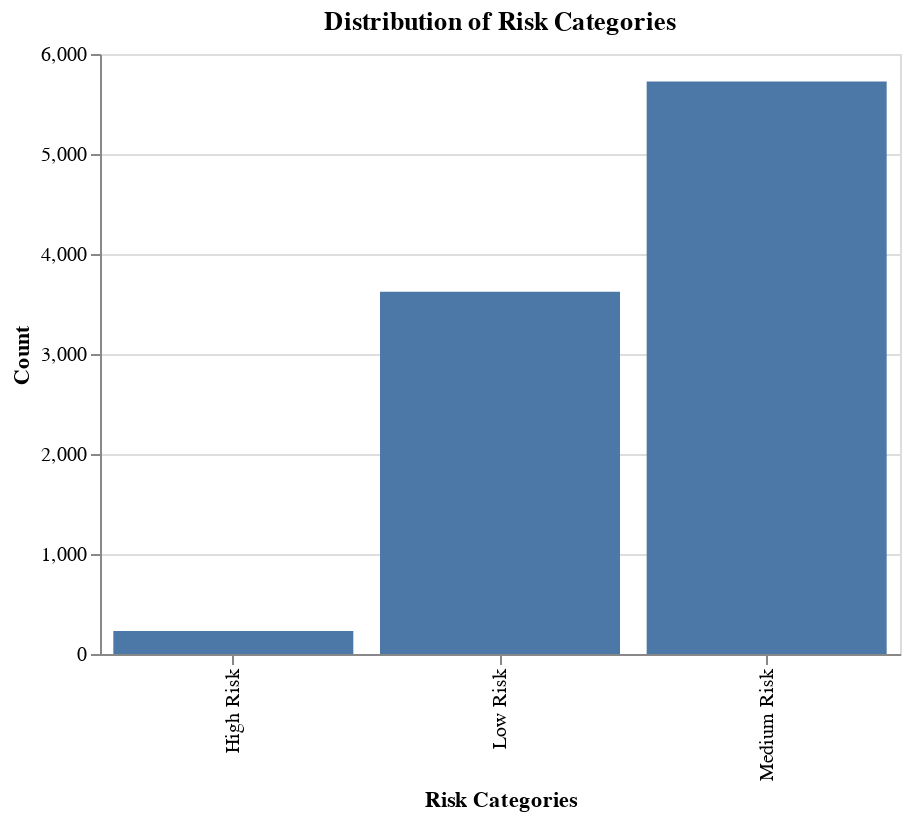

Here is the notebook cell this chart was saved with:
### Markdown cell above
### Risk categories
Let us explore the data further with specific borrower risk profile categories 
Based on the above 5 loan categories, we framed three main risk categories as high, medium and low risk profile with: 
fico score of at least 720 (Low Risk), 'fico' score between 650 and 720 ('Medium Risk') and 'fico' score of 650 as 'High Risk'.

### Code cell
# Creating Risk Categories
conditions = [
    (p2ploan_df['fico'] >= 720),
    (p2ploan_df['fico'] < 720) & (p2ploan_df['fico'] >= 650),
    (p2ploan_df['fico'] < 650)
]
categories = ['Low Risk', 'Medium Risk', 'High Risk']
p2ploan_df['risk_category'] = np.select(conditions, categories, default='Unknown')

categories_hist = alt.Chart(p2ploan_df).mark_bar().encode(
    x=alt.X('risk_category:N', title='Risk Categories'),  
    y=alt.Y('count()', title='Count') \
).properties(
    height=300,
    width=400,
    title="Distribution of Risk Categories"
)

categories_hist
#Notice we have a high concentration of loans in the medium risk category and significant number low risk borrowers as compared to the high risk borrowers.

### Figure 1 — Vega specification as saved in the notebook (floating-point values rounded to 4 significant figures)
{"$schema": "https://vega.github.io/schema/vega/v5.json", "data": [{"name": "source_0", "values": [{"__count": 3622, "risk_category": "Low Risk"}, {"__count": 5725, "risk_category": "Medium Risk"}, {"__count": 231, "risk_category": "High Risk"}]}, {"name": "source_0_x_domain_risk_category", "values": [{"risk_category": "Low Risk"}, {"risk_category": "Medium Risk"}, {"risk_category": "High Risk"}]}, {"name": "source_0_y_domain___count", "values": [{"min": 231, "max": 5725}]}], "marks": [{"type": "rect", "name": "marks", "from": {"data": "source_0"}, "encode": {"update": {"y2": {"value": 0, "scale": "y"}, "x": {"field": "risk_category", "scale": "x"}, "width": {"signal": "max(0.25, bandwidth('x'))"}, "fill": {"value": "#4c78a8"}, "y": {"field": "__count", "scale": "y"}}}, "style": ["bar"]}], "scales": [{"name": "x", "type": "band", "domain": {"data": "source_0_x_domain_risk_category", "field": "risk_category", "sort": true}, "range": [0, {"signal": "width"}], "paddingInner": 0.1, "paddingOuter": 0.05}, {"name": "y", "type": "linear", "domain": [{"signal": "(data(\"source_0_y_domain___count\")[0] || {}).min"}, {"signal": "(data(\"source_0_y_domain___count\")[0] || {}).max"}], "range": [{"signal": "height"}, 0], "zero": true, "nice": true}], "axes": [{"scale": "y", "tickCount": {"signal": "ceil(height/40)"}, "minExtent": 0, "domain": false, "zindex": 0, "orient": "left", "labels": false, "aria": false, "grid": true, "gridScale": "x", "maxExtent": 0, "ticks": false}, {"scale": "x", "grid": false, "labelAlign": "right", "zindex": 0, "labelAngle": 270, "labelBaseline": "middle", "orient": "bottom", "title": "Risk Categories"}, {"scale": "y", "labelOverlap": true, "grid": false, "tickCount": {"signal": "ceil(height/40)"}, "zindex": 0, "orient": "left", "title": "Count"}], "title": {"text": "Distribution of Risk Categories", "frame": "group"}, "background": "white", "padding": 5, "style": "cell", "height": 300, "width": 400}
